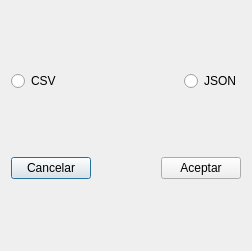
<?xml version="1.0" encoding="UTF-8"?>
<ui version="4.0">
 <class>exportdialog</class>
 <widget class="QDialog" name="exportdialog">
  <property name="geometry">
   <rect>
    <x>0</x>
    <y>0</y>
    <width>252</width>
    <height>251</height>
   </rect>
  </property>
  <property name="windowTitle">
   <string>Dialog</string>
  </property>
  <layout class="QVBoxLayout" name="verticalLayout">
   <item>
    <layout class="QHBoxLayout" name="horizontalLayout">
     <item>
      <widget class="QRadioButton" name="radioButton_2">
       <property name="text">
        <string>CSV</string>
       </property>
      </widget>
     </item>
     <item>
      <spacer name="horizontalSpacer_2">
       <property name="orientation">
        <enum>Qt::Orientation::Horizontal</enum>
       </property>
       <property name="sizeHint" stdset="0">
        <size>
         <width>40</width>
         <height>20</height>
        </size>
       </property>
      </spacer>
     </item>
     <item>
      <widget class="QRadioButton" name="radioButton_3">
       <property name="text">
        <string>JSON</string>
       </property>
      </widget>
     </item>
    </layout>
   </item>
   <item>
    <layout class="QHBoxLayout" name="horizontalLayout_2">
     <item>
      <widget class="QPushButton" name="rejectButton">
       <property name="text">
        <string>Cancelar</string>
       </property>
      </widget>
     </item>
     <item>
      <spacer name="horizontalSpacer">
       <property name="orientation">
        <enum>Qt::Orientation::Horizontal</enum>
       </property>
       <property name="sizeHint" stdset="0">
        <size>
         <width>40</width>
         <height>20</height>
        </size>
       </property>
      </spacer>
     </item>
     <item>
      <widget class="QPushButton" name="acceptButton">
       <property name="text">
        <string>Aceptar</string>
       </property>
      </widget>
     </item>
    </layout>
   </item>
  </layout>
 </widget>
 <resources/>
 <connections>
  <connection>
   <sender>acceptButton</sender>
   <signal>clicked()</signal>
   <receiver>exportdialog</receiver>
   <slot>accept()</slot>
   <hints>
    <hint type="sourcelabel">
     <x>248</x>
     <y>254</y>
    </hint>
    <hint type="destinationlabel">
     <x>157</x>
     <y>274</y>
    </hint>
   </hints>
  </connection>
  <connection>
   <sender>rejectButton</sender>
   <signal>clicked()</signal>
   <receiver>exportdialog</receiver>
   <slot>reject()</slot>
   <hints>
    <hint type="sourcelabel">
     <x>328</x>
     <y>254</y>
    </hint>
    <hint type="destinationlabel">
     <x>308</x>
     <y>274</y>
    </hint>
   </hints>
  </connection>
 </connections>
</ui>
